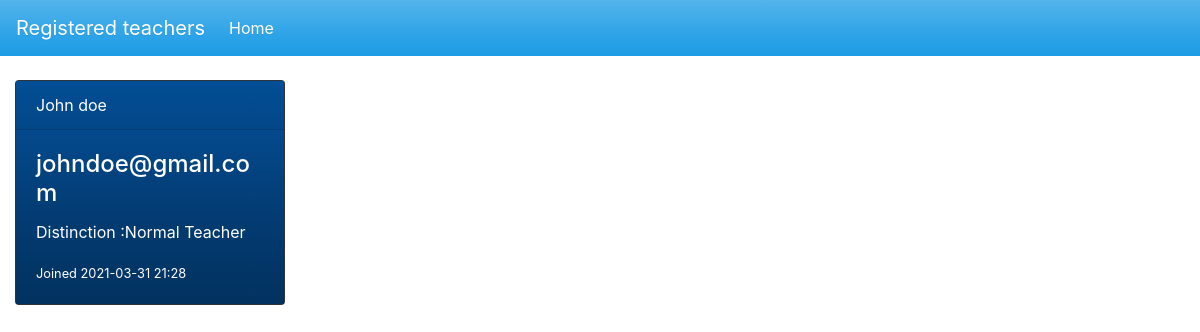
Before: /admin/pages/teachers/index.php with the older database file.
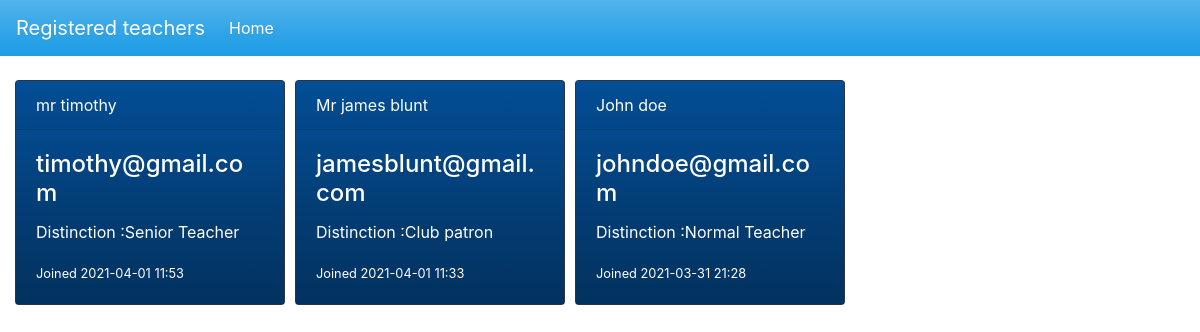
After: the same page with the newer database file.
### tables this page shows
CREATE TABLE `teachers` (
  `id` int(255) NOT NULL,
  `username` varchar(255) NOT NULL,
  `email` varchar(255) NOT NULL,
  `distinction` varchar(255) NOT NULL,
  `time` timestamp(6) NOT NULL DEFAULT current_timestamp(6) ON UPDATE current_timestamp(6)
);

### admin/pages/teachers/index.php (the view, shortened to what this page needs)
<?php
      require "../config.php";
      $query = 'SELECT * FROM teachers ORDER BY id desc';
      $result = mysqli_query($conn,$query);
      $teachers = mysqli_fetch_all($result,MYSQLI_ASSOC);
?>
<!DOCTYPE html>
<html lang="en">
<head>
    <link rel="stylesheet" href="../../../css/bootstrap.min.css">
</head>
<body>
<nav class="navbar navbar-expand-lg navbar-dark bg-primary">
  <a class="navbar-brand" href="#">Registered teachers</a>
  <div class="collapse navbar-collapse" id="navbarColor01">
    <ul class="navbar-nav mr-auto">
      <li class="nav-item active">
        <a class="nav-link" href="../../">Home
        </a>
      </li>
    </ul>
  </div>
</nav>
<br>
<div class="container grid">
    <?php foreach($teachers as $teacher):?>
        <div class="card text-white bg-dark mb-3" style="max-width: 20rem;">
         <div class="card-header"><?php echo $teacher['username'];?></div>
        <div class="card-body">
        <h4 class="card-title"><?php echo $teacher['email'];?></h4>
        <p class="card-text">Distinction :<?php echo $teacher['distinction'];?></p>
        <small>Joined <?php echo substr($teacher['time'],0,16);?></small>
     </div>
    </div>
    <?php endforeach;?>
</div>
</body>
</html>

### admin/pages/teachers/index.php (style rules this page uses)
.grid { width: 100%; display: inline-grid; grid-template-columns: repeat(4,1fr); grid-gap: 10px; }

Changed rows visible on the page:
added teachers: username "mr timothy", email "timothy@gmail.com", distinction "Senior Teacher", time "2021-04-01 11:53"
added teachers: username "Mr james blunt", email "jamesblunt@gmail.com", distinction "Club patron", time "2021-04-01 11:33"
